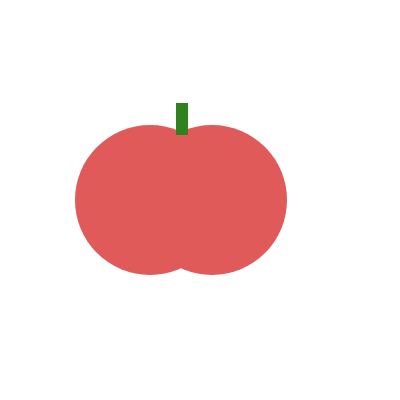
Frame 1 (no input)
Frame 60 (no input): identical to frame 1, image omitted
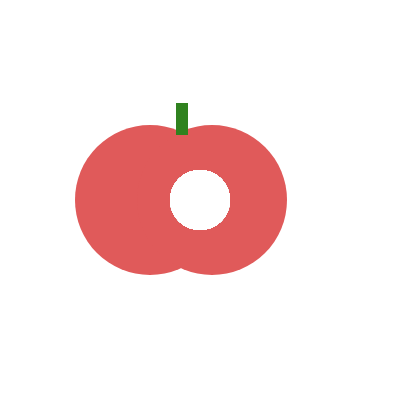
Frame 120 (the mouse pressed at the canvas centre since frame 60)

The p5.js sketch that drew these frames (run headless with seeded random() and noise() and a simulated clock; from frame 60 on, the mouse is pressed at the canvas centre):

// p5.js sketch
// ── sketch.js
function setup(){
	createCanvas(400, 400);
	background(255, 255, 255);
	
	noStroke();
	fill(224, 90, 90);
	ellipse(150, 200, 150, 150);
	ellipse(212, 200, 150, 150);

	fill(48, 130, 31);
	rect(176, 103, 12, 32);
}

function draw(){
	fill(255);
	ellipse(mouseX, mouseY, 60, 60)
}
